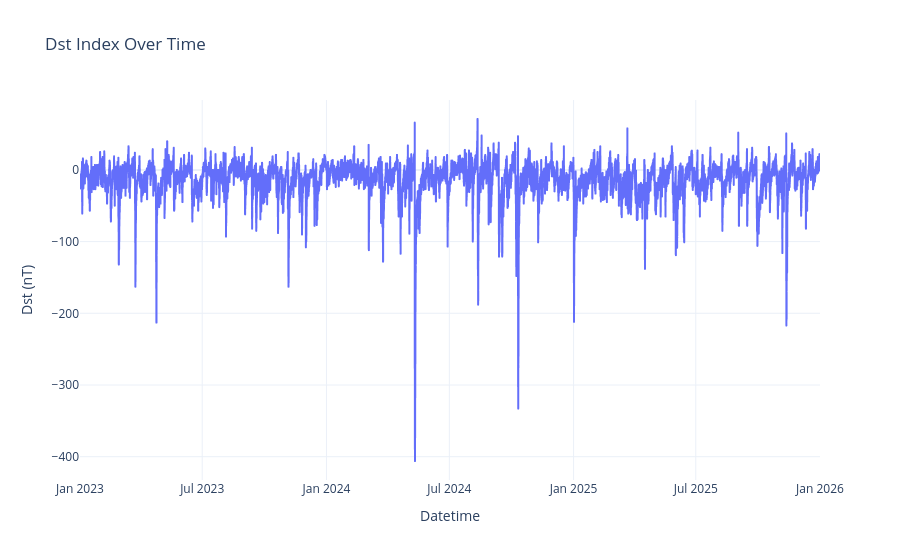

Here is the notebook cell this chart was saved with:
### Code cell
fig = px.line(
    dst_df,
    x=dst_df.index,
    y="dst",
    title="Dst Index Over Time"
)

fig.update_layout(
    xaxis_title="Datetime",
    yaxis_title="Dst (nT)",
    template="plotly_white"
)

fig.show()

### Figure 1 — Plotly figure (JSON) as saved in the notebook; plotly's stock layout.template omitted (floating-point values rounded to 4 significant figures; data arrays with more than 128 entries replaced by an {"elided": "..."} marker saying what was removed)
{"data": [{"hovertemplate": "datetime=%{x}<br>dst=%{y}<extra></extra>", "legendgroup": "", "line": {"color": "#636efa", "dash": "solid"}, "marker": {"symbol": "circle"}, "mode": "lines", "name": "", "showlegend": false, "type": "scattergl", "x": {"elided": "26304 str values"}, "xaxis": "x", "y": {"elided": "26304 int values"}, "yaxis": "y"}], "layout": {"legend": {"tracegroupgap": 0}, "title": {"text": "Dst Index Over Time"}, "xaxis": {"anchor": "y", "domain": [0, 1], "title": {"text": "Datetime"}}, "yaxis": {"anchor": "x", "domain": [0, 1], "title": {"text": "Dst (nT)"}}}}
